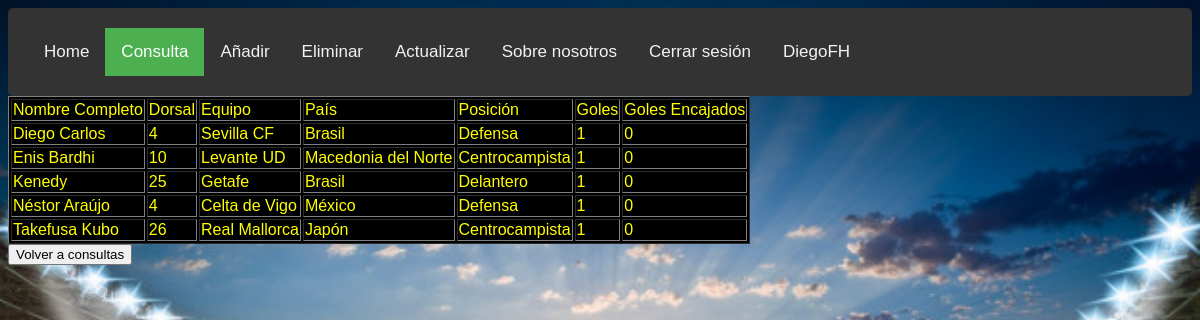
Page /consultar2.php?goles=1 (signed in) on the committed database.
### tables this page shows
CREATE TABLE `jugadores`  (
  `nombre_completo` varchar(60) NOT NULL,
  `dorsal` int(2) NULL DEFAULT NULL,
  `equipo` varchar(30) NULL DEFAULT NULL,
  `pais` varchar(20) NULL DEFAULT NULL,
  `posicion` varchar(20) NULL DEFAULT NULL,
  `goles` int(3) NULL DEFAULT NULL,
  `goles_encajados` int(3) NULL DEFAULT NULL,
  PRIMARY KEY (`nombre_completo`) USING BTREE,
  INDEX `pais_fk`(`pais`) USING BTREE,
  INDEX `equipo_fk`(`equipo`) USING BTREE,
  INDEX `posicion_fk`(`posicion`) USING BTREE,
  CONSTRAINT `equipo_fk` FOREIGN KEY (`equipo`) REFERENCES `equipos` (`nombre_equipo`) ON DELETE RESTRICT ON UPDATE RESTRICT,
  CONSTRAINT `pais_fk` FOREIGN KEY (`pais`) REFERENCES `pais` (`nombre_pais`) ON DELETE RESTRICT ON UPDATE RESTRICT,
  CONSTRAINT `posicion_fk` FOREIGN KEY (`posicion`) REFERENCES `posicion` (`nombre_posicion`) ON DELETE RESTRICT ON UPDATE RESTRICT
);

### consultar2.php (the view, shortened to what this page needs)
<?php
	if(!isset($_SESSION["usuario"])){
		header("Location: index.php");
		die();
	}
	else{
		?>
<html>
<head>
<link rel="stylesheet" type="text/css" media="screen" href="style.css" />
</head>
<div class="topnav">
  <a href="index2.php">Home</a>
  <a class="active" href="consultar_index.php">Consulta</a>
  <a href="añadir_datos_index.php">Añadir</a>
  <a href="eliminar_index.php">Eliminar</a>
  <a href="update_index.php">Actualizar</a>
  <a href="sobre_nosotros.php">Sobre nosotros</a>
  <a href="sesion_cerrar.php">Cerrar sesión</a>
  <?php $usuario = $_SESSION["usuario"]; echo "<a href='perfil.php'> $usuario </a>"; ?>
</div>
<body>
<?php
	$goles = $_GET["goles"];
	$conexion = mysqli_connect("localhost","usuario","Usuario_2019","futgol");
	mysqli_select_db($conexion,"futgol") or die ("No se puede seleccionar la BD");
	$resultado = mysqli_query($conexion, "select * from jugadores where goles = $goles");
	$numr = mysqli_num_rows($resultado);
?>
	<table border="1px" style="background-color:black">
		<tr>
			<td>
				Nombre Completo
			</td>
			<td>
				Dorsal
			</td>
			<td>
				Equipo
			</td>
			<td>
				País
			</td>
			<td>
				Posición
			</td>
			<td>
				Goles
			</td>
			<td>
				Goles Encajados
			</td>
		</tr>
		<?php
			if($numr > 0){
				for ($i = 0; $i < $numr; $i++){
					echo "<tr>";
					$fila = mysqli_fetch_array($resultado,MYSQLI_ASSOC);
					echo "<td>".$fila["nombre_completo"]."</td>";
					echo "<td>".$fila["dorsal"]."</td>";
					echo "<td>".$fila["equipo"]."</td>";
					echo "<td>".$fila["pais"]."</td>";
					echo "<td>".$fila["posicion"]."</td>";
					echo "<td>".$fila["goles"]."</td>";
					echo "<td>".$fila["goles_encajados"]."</td>";
					echo "</tr>";
				}
			}
		?>
	</table>
	<button onclick=window.location.href='consultar_index.php'>Volver a consultas</button>
</body>
</html>
<?php
	}?>

### style.css (style rules this page uses)
body { font-family: Arial, Helvetica, sans-serif; color: yellow; }
div { border-radius: 5px; color: yellow; padding: 20px; }
body { background-image: url("fondo1.jpeg"); background-repeat: no-repeat; background-size: 100% 100%; color: yellow; }
.topnav { background-color: #333; overflow: hidden; }
.topnav a { float: left; color: #f2f2f2; text-align: center; padding: 14px 16px; text-decoration: none; font-size: 17px; }
.topnav a.active { background-color: #4CAF50; color: white; }

### rows in the picture
jugadores: nombre_completo "Diego Carlos", dorsal "4", equipo "Sevilla CF", pais "Brasil", posicion "Defensa", goles "1", goles_encajados "0"
jugadores: nombre_completo "Enis Bardhi", dorsal "10", equipo "Levante UD", pais "Macedonia del Norte", posicion "Centrocampista", goles "1", goles_encajados "0"
jugadores: nombre_completo "Kenedy", dorsal "25", equipo "Getafe", pais "Brasil", posicion "Delantero", goles "1", goles_encajados "0"
jugadores: nombre_completo "Néstor Araújo", dorsal "4", equipo "Celta de Vigo", pais "México", posicion "Defensa", goles "1", goles_encajados "0"
jugadores: nombre_completo "Takefusa Kubo", dorsal "26", equipo "Real Mallorca", pais "Japón", posicion "Centrocampista", goles "1", goles_encajados "0"

### other values in the picture
$usuario "DiegoFH"
